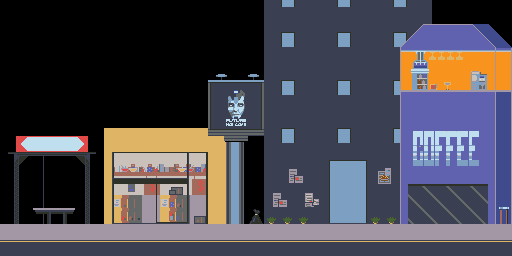

Tiled map render using the project's own tile images. Description and the whole map definition, tile-layer contents included, below:
An orthogonal 64x32 tile map with 8x8 px tiles, 1 tile layer (BG1).

<map version="1.10" tiledversion="1.10.2" orientation="orthogonal" renderorder="right-down" width="64" height="32" tilewidth="8" tileheight="8" infinite="0" nextlayerid="7" nextobjectid="1">
 <editorsettings>
  <export target="../Milestone 2/Images/shopsBG1.c" format="gba" />
 </editorsettings>
 <tileset firstgid="1" source="shops.tsx" />
 <layer id="3" name="BG1" width="64" height="32">
  <data encoding="csv">
0,0,0,0,0,0,0,0,0,0,0,0,0,0,0,0,0,0,0,0,0,0,0,0,0,0,0,0,0,1,1,1,1,561,561,157,154,561,561,561,561,562,157,154,561,561,561,561,562,157,154,561,561,561,1,1,1,1,1,1,1,1,1,1,
0,0,0,0,0,0,0,0,0,0,0,0,0,0,0,0,0,0,0,0,0,0,0,0,0,0,0,0,0,1,1,1,1,561,561,561,561,561,561,561,561,562,561,561,561,561,561,561,562,561,561,561,561,561,1,1,1,1,1,1,1,1,1,1,
0,0,0,0,0,0,0,0,0,0,0,0,0,0,0,0,0,0,0,0,0,0,0,0,0,0,0,0,0,1,1,1,1,561,561,561,561,561,561,561,561,562,561,561,561,561,561,561,562,561,561,561,561,561,1,1,1,1,1,1,1,1,1,1,
0,0,0,0,0,0,0,0,0,0,0,0,0,0,0,0,0,0,0,0,0,0,0,0,0,0,0,0,0,1,1,1,1,561,561,561,561,561,561,561,561,562,561,561,561,561,561,561,562,561,317,317,162,54,54,54,54,54,54,3,4,5,299,1,
0,0,0,0,0,0,0,0,0,0,0,0,0,0,0,0,0,0,0,0,0,0,0,0,0,0,0,0,0,1,1,1,1,561,561,155,152,561,561,561,561,562,155,152,561,561,561,561,562,155,152,162,7,7,7,7,7,7,7,7,3,4,5,1,
0,0,0,0,0,0,0,0,0,0,0,0,0,0,0,0,0,0,0,0,0,0,0,0,0,0,0,0,0,1,1,1,1,561,561,157,154,561,561,561,561,562,157,154,561,561,561,561,562,157,161,7,7,7,7,7,7,7,7,7,7,3,4,5,
0,0,0,0,0,0,0,0,0,0,0,0,0,0,0,0,0,0,0,0,0,0,0,0,0,0,0,0,0,1,1,1,1,561,561,561,561,561,561,561,561,562,561,561,561,561,561,561,562,561,238,239,240,241,242,243,244,245,246,247,248,249,247,249,
0,0,0,0,0,0,0,0,0,0,0,0,0,0,0,0,0,0,0,0,0,0,0,0,0,0,0,0,0,1,1,1,1,561,561,561,561,561,561,561,561,562,561,561,561,561,561,561,562,561,338,264,265,266,267,268,269,270,271,272,273,349,273,349,
0,0,0,0,0,0,0,0,0,0,0,0,0,0,0,0,0,0,0,0,0,0,0,0,0,0,0,0,0,1,1,1,1,561,561,561,561,561,561,561,561,562,561,561,561,561,561,561,562,561,338,289,290,291,272,272,272,272,296,297,298,349,273,349,
0,0,0,0,0,0,0,0,0,0,0,0,0,0,0,0,0,0,0,0,0,0,1,1,1,0,1,219,220,1,1,219,220,561,561,561,561,561,561,561,561,562,561,561,561,561,561,561,562,561,338,314,315,316,272,272,272,272,321,322,323,349,273,349,
0,0,0,0,0,0,0,0,0,0,0,0,0,0,0,0,0,0,0,0,0,0,1,1,1,1,221,222,222,222,222,222,294,561,561,155,152,561,561,561,561,562,155,152,561,561,561,561,562,155,338,339,340,341,342,343,344,345,346,347,348,349,273,349,
0,0,0,0,0,0,0,0,0,0,0,0,0,0,0,0,0,0,0,0,0,0,1,1,1,1,318,317,451,452,453,317,319,561,561,157,154,561,561,561,561,562,157,154,561,561,561,561,562,157,363,364,365,366,367,368,369,370,371,372,373,374,395,324,
0,0,0,0,0,0,0,0,0,0,0,0,0,0,0,0,0,0,0,0,0,0,1,1,1,1,318,317,476,477,478,317,319,561,561,561,561,561,561,561,561,562,561,561,561,561,561,561,562,561,213,263,263,263,263,263,263,263,263,263,263,53,4,133,
0,0,0,0,0,0,0,0,0,0,0,0,0,0,0,0,411,411,0,0,411,1,1,1,1,1,318,317,501,502,503,317,319,561,561,561,561,561,561,561,561,561,561,561,561,561,561,561,561,561,213,263,263,263,263,263,263,263,263,263,263,53,4,133,
0,0,0,0,0,0,0,0,0,1,1,0,0,0,0,0,411,411,0,0,411,411,1,1,1,1,318,317,526,527,528,317,319,561,561,561,561,561,561,561,561,561,561,561,561,561,561,561,561,561,213,52,52,52,52,52,52,52,52,52,52,53,4,133,
0,0,0,0,0,0,0,0,0,1,1,1,0,0,0,0,1,411,0,0,1,411,1,1,1,1,318,317,551,552,553,317,319,561,561,561,561,561,561,561,561,562,561,561,561,561,561,561,562,561,51,52,52,52,52,52,52,52,52,52,52,53,4,133,
0,0,0,0,0,0,0,0,0,1,1,1,1,357,357,357,357,357,357,357,357,357,357,357,357,357,217,215,215,215,215,215,216,561,561,155,152,561,561,561,561,562,155,152,561,561,561,561,562,155,51,413,414,415,416,417,418,419,420,421,52,53,4,133,
1,1,59,60,35,35,35,35,35,61,62,1,1,357,357,357,357,357,357,357,357,357,357,357,357,357,357,357,136,137,138,1,1,561,561,157,154,561,561,561,561,562,157,154,561,561,561,561,562,157,51,438,439,440,441,442,443,444,445,446,52,53,4,133,
1,1,84,85,36,36,36,36,36,86,87,1,1,357,357,357,357,357,357,357,357,357,357,357,357,357,357,357,88,89,90,1,1,561,561,561,561,561,561,561,561,562,561,561,561,561,561,561,562,561,51,463,464,465,466,467,468,469,470,471,52,53,4,133,
1,77,78,79,81,80,81,81,81,108,109,110,1,357,176,177,178,179,180,181,182,183,184,185,186,187,357,357,88,89,90,112,112,561,561,561,561,561,561,561,561,561,561,561,561,561,561,561,562,561,51,488,489,490,491,492,493,494,495,496,52,53,4,133,
1,102,103,0,1,105,1,1,1,1,134,135,1,357,201,202,203,204,205,206,207,208,209,210,211,212,357,357,88,89,90,112,112,561,561,561,561,562,562,561,561,155,129,129,129,152,561,562,562,561,51,513,514,515,516,517,518,519,520,521,52,53,4,133,
1,127,128,0,1,130,1,1,1,1,159,160,1,357,226,227,228,229,230,231,232,233,234,235,236,237,357,357,88,89,90,112,1,561,561,561,68,69,562,561,561,156,116,116,116,153,561,422,423,561,51,52,52,52,52,52,52,52,52,52,52,53,4,133,
1,127,128,0,1,105,1,1,1,1,159,160,1,357,251,252,253,254,255,256,257,258,259,260,261,262,357,357,88,89,90,112,1,561,561,561,93,94,562,561,561,156,116,116,116,153,561,447,448,561,51,52,52,52,52,52,52,52,52,52,52,53,4,133,
1,127,128,1,1,105,1,1,1,1,159,160,1,357,276,277,278,279,280,281,282,283,284,285,286,287,357,357,88,89,90,112,1,561,561,562,562,561,561,562,562,156,116,116,116,153,561,561,561,561,51,16,14,15,16,14,15,16,14,15,16,53,4,133,
1,127,128,0,1,105,1,1,1,1,159,160,1,357,301,302,303,304,305,306,307,308,309,310,311,312,357,357,88,89,90,112,1,561,68,69,562,562,22,23,562,115,116,116,116,117,561,561,561,561,51,41,42,40,41,39,40,41,39,40,41,53,4,133,
1,127,128,1,1,105,1,1,1,1,159,160,1,357,326,327,328,329,330,331,332,333,334,335,336,337,357,357,88,89,90,112,1,561,93,94,561,561,47,48,562,115,116,116,116,117,561,223,561,561,51,66,67,42,66,67,64,40,41,42,40,53,472,473,
1,127,128,1,29,30,31,32,33,34,159,160,1,357,351,352,353,354,355,356,357,358,359,360,361,362,357,357,88,89,90,18,19,561,561,561,561,561,561,113,562,115,116,116,116,117,562,223,562,562,51,42,66,67,64,40,41,65,66,67,65,53,497,498,
1,127,128,1,1,55,56,57,58,1,159,160,1,357,376,377,378,379,380,381,382,383,384,385,386,387,357,357,88,89,90,43,44,20,21,20,21,20,21,113,562,140,141,141,141,142,20,21,20,21,51,67,39,40,41,42,66,67,64,40,41,53,522,523,
330,330,330,330,330,330,330,330,330,330,330,330,330,330,330,330,336,336,336,330,330,330,330,330,330,330,330,330,330,330,330,330,330,330,330,361,361,361,361,336,330,330,330,330,330,330,330,330,330,330,330,330,330,330,330,330,330,330,330,330,330,330,330,330,
330,330,330,330,330,330,330,330,330,330,330,330,330,330,330,336,336,336,330,330,330,330,330,330,330,330,330,330,330,330,330,330,330,330,330,330,330,361,361,361,361,330,330,330,330,330,330,330,330,330,330,330,330,330,330,330,330,330,330,330,330,330,330,330,
292,292,292,292,292,292,292,292,292,292,292,292,292,292,292,292,292,292,292,292,292,292,292,292,292,292,292,292,292,292,292,292,292,292,292,292,292,292,292,292,292,292,292,292,292,292,292,292,292,292,292,292,292,292,292,292,292,292,292,292,292,292,292,292,
317,317,317,317,317,317,317,317,317,317,317,317,317,317,317,317,317,317,317,317,317,317,317,317,317,317,317,317,317,317,317,317,317,317,317,317,317,317,317,317,317,317,317,317,317,317,317,317,317,317,317,317,317,317,317,317,317,317,317,317,317,317,317,317
</data>
 </layer>
</map>
